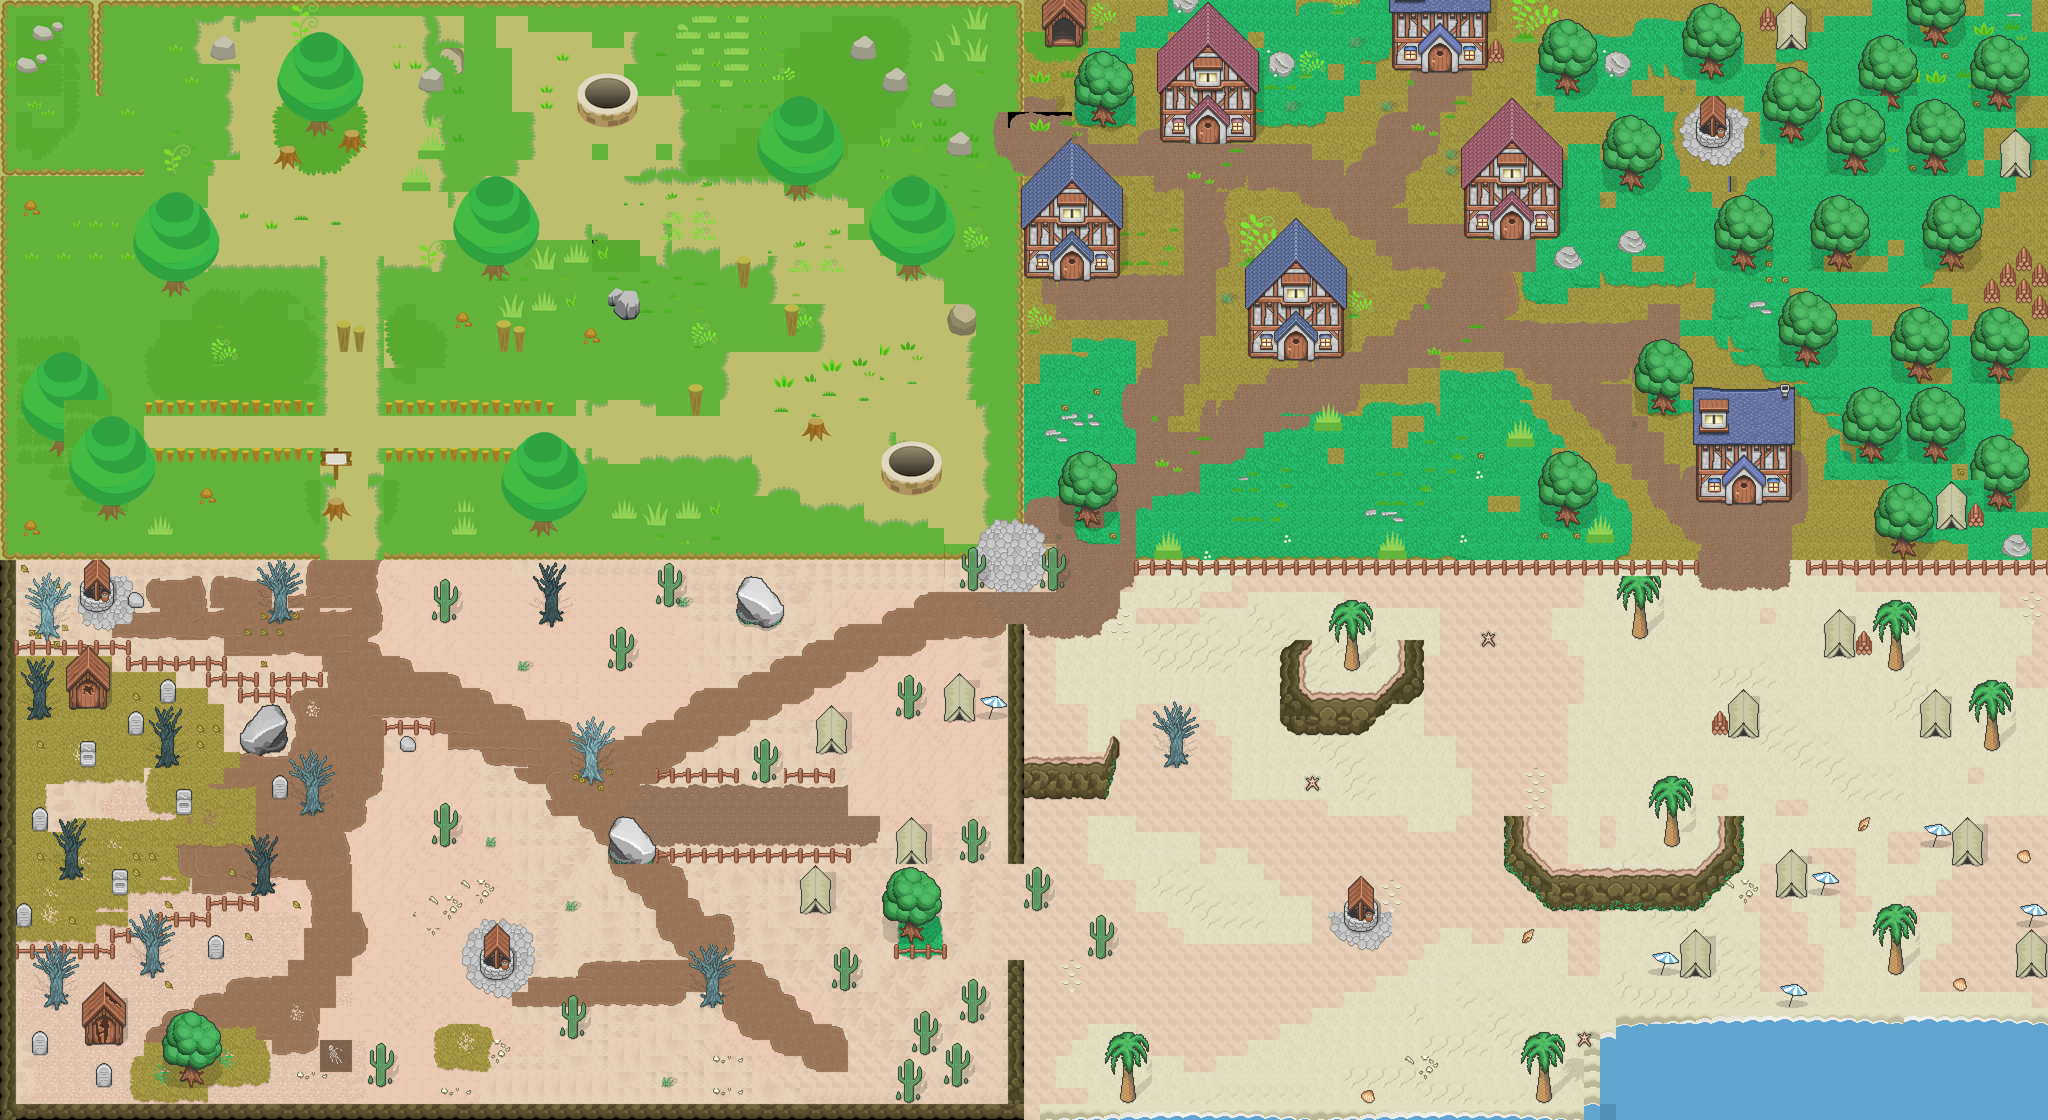

A level layout from a 2D game, rendered from its tile map. Below: a short description, then the map file with tile-grid data replaced by summaries:
An orthogonal 128x70 tile map with 32x32 px tiles, 4 tile layers (ground, grass, grass2, entities), 2 tilesets and 219 objects (64x empty, 25x tree2, 16x cactus, 14x tent, 9x woods, ...).

<map version="1.0" orientation="orthogonal" width="128" height="70" tilewidth="32" tileheight="32">
 <tileset firstgid="1" name="mainSprites" tilewidth="32" tileheight="32">
  <image source="../client/img/sprites/ground_64x64.png" width="2048" height="2048" />
 </tileset>
 <tileset firstgid="4097" name="tileSet2" tilewidth="32" tileheight="32">
  <image source="../client/img/tileset2.png" width="640" height="3136" />
 </tileset>
 <layer name="ground" width="128" height="70">
  <properties>
   <property name="client" value="true" />
  </properties>
  <data>[8960 cells, 8960 non-empty, 236 distinct tile ids]</data>
 </layer>
 <layer name="grass" width="128" height="70">
  <properties>
   <property name="client" value="true" />
  </properties>
  <data>[8960 cells, 2794 non-empty, 493 distinct tile ids]</data>
 </layer>
 <layer name="grass2" width="128" height="70">
  <properties>
   <property name="client" value="true" />
  </properties>
  <data>[8960 cells, 983 non-empty, 227 distinct tile ids]</data>
 </layer>
 <layer name="entities" width="128" height="70">
  <data>[8960 cells, 2146 non-empty, 514 distinct tile ids]</data>
 </layer>
 <objectgroup name="objects" width="128" height="70">
  <object type="tree" x="608" y="240" width="64" height="35" />
  <object type="stump" x="546" y="289" width="59" height="49" />
  <object type="stump" x="674" y="257" width="59" height="49" />
  <object type="stone" x="420" y="110">
   <polyline points="0,0 22,10 51,3 47,-24 32,-37 7,-23 1,1" />
  </object>
  <object type="stone" x="834" y="173">
   <polyline points="0,0 22,10 51,3 47,-24 32,-37 7,-23 1,1" />
  </object>
  <object type="stone2" x="34" y="116" width="38" height="29" />
  <object type="stone3" x="72" y="111" width="22" height="14" />
  <object type="stone2" x="66" y="51" width="38" height="29" />
  <object type="stone3" x="104" y="46" width="22" height="14" />
  <object type="stone4" x="883" y="113">
   <polyline points="0,0 28,33 44,34 45,-14 -3,-17 -1,-1" />
  </object>
  <object type="empty" x="1" y="2" width="12" height="1115" />
  <object type="empty" x="13" y="339" width="277" height="13" />
  <object type="empty" x="193" y="160" width="13" height="34" />
  <object type="empty" x="17" y="2" width="2031" height="15" />
  <object type="empty" x="179" y="19" width="26" height="138" />
  <object type="empty" x="15" y="1104" width="626" height="14" />
  <object type="empty" x="2031" y="3" width="16" height="218" />
  <object type="tree" x="319" y="560" width="64" height="35" />
  <object type="tree" x="96" y="881" width="64" height="35" />
  <object type="tree" x="191" y="1009" width="64" height="35" />
  <object type="tree" x="1055" y="1044" width="64" height="35" />
  <object type="tree" x="957" y="528" width="64" height="35" />
  <object type="tree" x="1569" y="368" width="64" height="35" />
  <object type="tree" x="1789" y="531" width="64" height="35" />
  <object type="stone" x="1699" y="109">
   <polyline points="0,0 22,10 51,3 47,-24 32,-37 7,-23 1,1" />
  </object>
  <object type="stone" x="1764" y="171">
   <polyline points="0,0 22,10 51,3 47,-24 32,-37 7,-23 1,1" />
  </object>
  <object type="stone" x="1859" y="204">
   <polyline points="0,0 22,10 51,3 47,-24 32,-37 7,-23 1,1" />
  </object>
  <object type="stone" x="1889" y="301">
   <polyline points="0,0 22,10 51,3 47,-24 32,-37 7,-23 1,1" />
  </object>
  <object type="stump" x="1600" y="833" width="59" height="49" />
  <object type="stump" x="640" y="995" width="59" height="49" />
  <object type="pillar" x="675" y="644" width="25" height="60" />
  <object type="pillar" x="994" y="643" width="25" height="60" />
  <object type="pillar" x="1380" y="767" width="25" height="60" />
  <object type="pillar" x="1570" y="610" width="25" height="60" />
  <object type="pillar" x="1476" y="514" width="25" height="60" />
  <object type="pillar2" x="1025" y="652" width="25" height="52" />
  <object type="pillar2" x="706" y="651" width="25" height="52" />
  <object type="well" x="1759" y="884" width="128" height="104" />
  <object type="well" x="1152" y="147" width="128" height="104" />
  <object type="signpost" x="667" y="933" width="11" height="27" />
  <object type="empty" x="291" y="816" width="333" height="12" />
  <object type="empty" x="291" y="912" width="338" height="13" />
  <object type="empty" x="772" y="911" width="336" height="13" />
  <object type="empty" x="770" y="818" width="340" height="13" />
  <object type="stone5" x="1245" y="639">
   <polygon points="0,0 -19,-21 -31,-47 -12,-64 0,-56 23,-57 33,-28 32,-12 23,-1" />
  </object>
  <object type="stone6" x="1903" y="663">
   <polygon points="0,0 20,8 40,7 49,-39 33,-55 3,-55 -12,-24" />
  </object>
  <object type="empty" x="771" y="1104" width="1155" height="16" />
  <object type="empty" x="2267" y="1132" width="1127" height="16" />
  <object type="empty" x="3611" y="1134" width="490" height="15" />
  <object type="empty" x="4086" y="-3" width="20" height="2255" />
  <object type="empty" x="3" y="1120" width="25" height="1117" />
  <object type="empty" x="27" y="2209" width="2019" height="37" />
  <object type="empty" x="2050" y="2228" width="1123" height="17" />
  <object type="empty" x="3174" y="2084" width="25" height="155" />
  <object type="empty" x="3174" y="2059" width="55" height="23" />
  <object type="empty" x="3216" y="2035" width="883" height="23" />
  <object type="empty" x="2043" y="0" width="2066" height="19" />
  <object type="empty" x="2016" y="1921" width="30" height="295" />
  <object type="empty" x="2018" y="1249" width="26" height="478" />
  <object type="empty" x="2050" y="1545" width="166" height="54" />
  <object type="empty" x="2215" y="1476" width="23" height="87" />
  <object type="empty" x="2586" y="1413" width="146" height="55" />
  <object type="empty" x="2563" y="1288" width="31" height="181" />
  <object type="empty" x="2566" y="1280" width="58" height="26" />
  <object type="empty" x="2735" y="1411" width="11" height="50" />
  <object type="empty" x="2751" y="1392" width="11" height="50" />
  <object type="empty" x="2811" y="1280" width="37" height="125" />
  <object type="empty" x="2752" y="1385" width="93" height="19" />
  <object type="empty" x="3104" y="1764" width="293" height="57" />
  <object type="empty" x="3076" y="1755" width="30" height="65" />
  <object type="empty" x="3050" y="1731" width="29" height="55" />
  <object type="empty" x="3031" y="1708" width="29" height="55" />
  <object type="empty" x="3010" y="1631" width="31" height="115" />
  <object type="empty" x="3394" y="1761" width="29" height="51" />
  <object type="empty" x="3410" y="1733" width="29" height="51" />
  <object type="empty" x="3430" y="1716" width="29" height="51" />
  <object type="empty" x="3458" y="1633" width="29" height="113" />
  <object type="well2" x="159" y="1163" width="70" height="56" />
  <object type="well2" x="2692" y="1800" width="64" height="56" />
  <object type="tree2" x="352" y="2140" width="59" height="32" />
  <object type="tree2" x="1795" y="1851" width="59" height="32" />
  <object type="empty" x="1790" y="1897" width="102" height="21" />
  <object type="tree2" x="3107" y="1020" width="59" height="32" />
  <object type="tree2" x="3300" y="800" width="59" height="32" />
  <object type="tree2" x="3590" y="701" width="59" height="32" />
  <object type="tree2" x="3811" y="733" width="59" height="32" />
  <object type="tree2" x="3715" y="892" width="59" height="32" />
  </objectgroup>
</map>
<!-- 132 of 219 objects omitted -->
